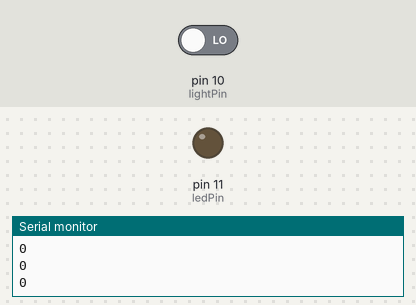
A sketch run on a simulated Arduino Uno, built with avr-gcc and run on an emulated ATmega328P. Parts: output pins drawn as LEDs (lit = HIGH), the last lines printed to the serial monitor. Inputs (shaded band) come from the test bench; at power-on: pin 10 (lightPin) LOW.

Above: at 1.2 s.
1.3 s: pin 10 (lightPin) driven HIGH
At 2.4 s:
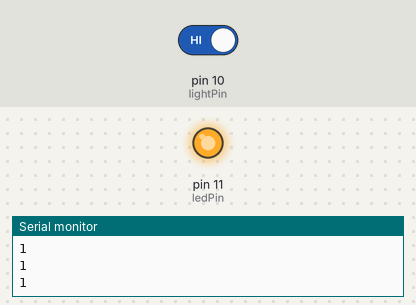
2.8 s: pin 10 (lightPin) driven LOW
At 3.7 s:
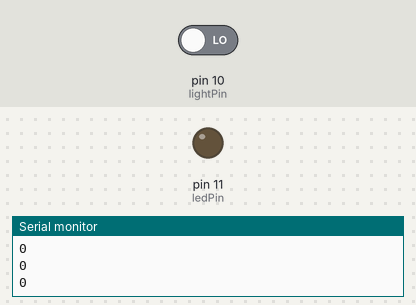
Timing chart, 0 to 5.8 s (numbered marks = the images above; inputs shaded):
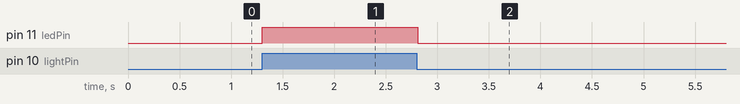

Measured:
- after the input at 1.3 s, pin 11 (ledPin): LOW → HIGH at once
- after the input at 2.8 s, pin 11 (ledPin): HIGH → LOW at once

The sketch:

3-5.ino
```cpp
//핀 설정
int lightPin = 10;
int ledPin = 11;

void setup() {
  Serial.begin(9600);
  pinMode(ledPin, OUTPUT);
}

void loop() {
  Serial.println(digitalRead(lightPin));
//빛이 약하면 led 키기
  if (digitalRead(lightPin) == 1) {
    digitalWrite(ledPin, 1);
  }
//빛이 강하면 led 끄기
  else {
    digitalWrite(ledPin, 0);
  }

  delay(10);
}

// CED 002, group 06, 2020-14247 강신의
// CED 002, group 06, 2023-14669 임태현
// CED 002, group 06, 2025-17066 김정환
```
